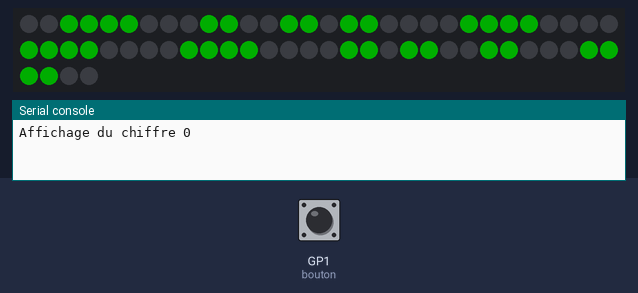
Recording of a program running on a simulated Raspberry Pi Pico running CircuitPython. On the bench: 64 RGB LEDs in strip order, left to right, continuing on the next row, the last lines printed to the serial console. Inputs (shaded band) come from the test bench; at power-on: GP1 (bouton) HIGH. Dim RGB values are drawn brighter than linear.

Above: at 1.2 s.
1.3 s: GP1 (bouton) pulled LOW for 0.15 s
At 1.47 s:
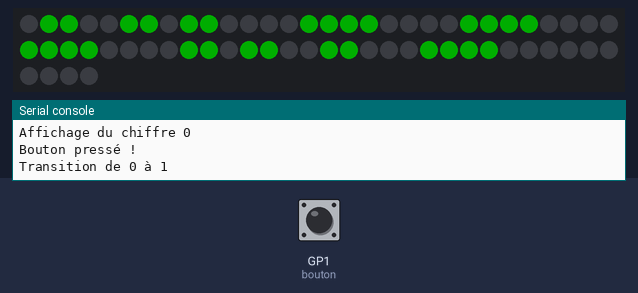
At 3.7 s:
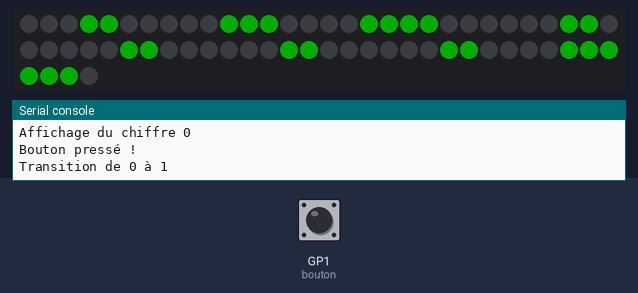
Timing chart, 0 to 5.2 s (numbered marks = the images above; inputs shaded):
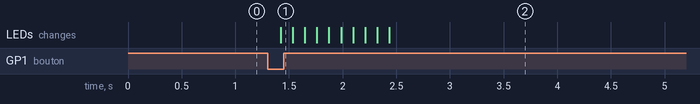

The program:

code.py
```python
import board
import neopixel
import digitalio
import time

# Configuration de la matrice NeoPixel
pixels = neopixel.NeoPixel(board.GP0, 64, brightness=0.2, auto_write=False)

# Configuration du bouton
bouton = digitalio.DigitalInOut(board.GP1)
bouton.direction = digitalio.Direction.INPUT
bouton.pull = digitalio.Pull.UP

# Définition des chiffres 0-9 (format 8x8)
chiffres = [
    # 0
    [0x3C, 0x66, 0xC3, 0xC3, 0xC3, 0xC3, 0x66, 0x3C],
    # 1
    [0x18, 0x38, 0x78, 0x18, 0x18, 0x18, 0x18, 0x7E],
    # 2
    [0x3C, 0x66, 0x06, 0x0C, 0x30, 0x60, 0xC0, 0xFE],
    # 3
    [0x3C, 0x66, 0x06, 0x1C, 0x06, 0x06, 0x66, 0x3C],
    # 4
    [0x06, 0x0E, 0x1E, 0x36, 0x66, 0xFF, 0x06, 0x06],
    # 5
    [0xFE, 0xC0, 0xFC, 0x06, 0x06, 0x06, 0xC6, 0x7C],
    # 6
    [0x3C, 0x66, 0xC0, 0xFC, 0xC6, 0xC6, 0x66, 0x3C],
    # 7
    [0xFE, 0x06, 0x0C, 0x18, 0x30, 0x60, 0xC0, 0xC0],
    # 8
    [0x3C, 0x66, 0x66, 0x3C, 0x66, 0x66, 0x66, 0x3C],
    # 9
    [0x3C, 0x66, 0xC6, 0xC6, 0x7E, 0x06, 0x66, 0x3C]
]

couleur = (0, 255, 0)  # Vert
numero_actuel = 0
transition_active = False
etat_precedent = bouton.value
duree_transition = 1.0  # 1 seconde

def afficher_chiffre(n):
    print(f"Affichage du chiffre {n}")  # Debug
    pixels.fill((0, 0, 0))
    for ligne in range(8):
        valeur_ligne = chiffres[n][ligne]
        for colonne in range(8):
            if valeur_ligne & (0x80 >> colonne):
                pixels[ligne * 8 + colonne] = couleur
    pixels.show()

def transition_verticale(debut, fin):
    print(f"Transition de {debut} à {fin}")  # Debug
    etapes = 20  # Nombre d'étapes pour la transition
    for i in range(etapes + 1):
        pixels.fill(0)
        progression = i / etapes

        # Calcul du décalage vertical avec 2 lignes vides
        decalage = int(progression * 10)  # 8 lignes + 2 lignes vides

        # Dessin des deux chiffres décalés verticalement
        for ligne in range(8):
            for colonne in range(8):
                # Chiffre sortant (en haut)
                ligne_debut = ligne + decalage
                if 0 <= ligne_debut < 8:
                    if chiffres[debut][ligne_debut] & (0x80 >> colonne):
                        pixels[ligne * 8 + colonne] = couleur

                # Chiffre entrant (en bas, avec 2 lignes vides)
                ligne_fin = ligne - (10 - decalage)  # 8 lignes + 2 lignes vides
                if 0 <= ligne_fin < 8:
                    if chiffres[fin][ligne_fin] & (0x80 >> colonne):
                        pixels[ligne * 8 + colonne] = couleur

        pixels.show()
        time.sleep(duree_transition / etapes)

# Initialisation
afficher_chiffre(numero_actuel)

# Boucle principale
while True:
    etat_actuel = bouton.value
    if etat_precedent and not etat_actuel and not transition_active:
        print("Bouton pressé !")  # Debug
        transition_active = True
        ancien_numero = numero_actuel
        numero_actuel = (numero_actuel + 1) % 10
        transition_verticale(ancien_numero, numero_actuel)
        transition_active = False

    etat_precedent = etat_actuel
    time.sleep(0.01)
```

Measured:
- after the input at 1.3 s, the LEDs: change after 0.13 s (image 1)
